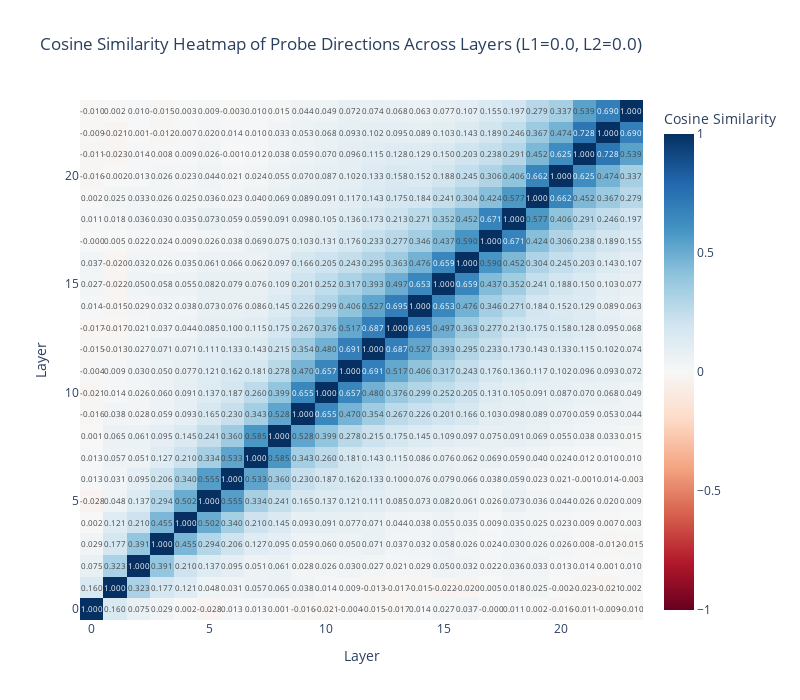

The notebook cell saved with this chart:
### Code cell
# Compute cosine similarity matrix between all layer probe directions
# Normalize each direction to unit length first
probe_directions_normalized = normalize(probe_directions, axis=1, norm='l2')

# Compute pairwise cosine similarities
# Cosine similarity = dot product of normalized vectors
cosine_sim_matrix = np.dot(probe_directions_normalized, probe_directions_normalized.T)

# Create heatmap using plotly
fig = go.Figure(data=go.Heatmap(
    z=cosine_sim_matrix,
    x=list(range(num_layers)),
    y=list(range(num_layers)),
    colorscale='RdBu',
    zmid=0,  # Center colormap at 0
    colorbar=dict(title="Cosine Similarity"),
    text=[[f"{cosine_sim_matrix[i, j]:.3f}" for j in range(num_layers)] for i in range(num_layers)],
    texttemplate="%{text}",
    textfont={"size": 8},
    hoverongaps=False
))

fig.update_layout(
    title=f"Cosine Similarity Heatmap of Probe Directions Across Layers (L1={L1_REG}, L2={L2_REG})",
    xaxis_title="Layer",
    yaxis_title="Layer",
    width=800,
    height=700
)

fig.show()

# Also create a matplotlib version (sometimes easier to read)
plt.figure(figsize=(10, 8))
sns.heatmap(
    cosine_sim_matrix,
    annot=True,
    fmt='.3f',
    cmap='RdBu_r',
    center=0,
    vmin=-1,
    vmax=1,
    xticklabels=list(range(num_layers)),
    yticklabels=list(range(num_layers)),
    cbar_kws={'label': 'Cosine Similarity'}
)
plt.title(f'Cosine Similarity Heatmap of Probe Directions Across Layers\n(L1={L1_REG}, L2={L2_REG})')
plt.xlabel('Layer')
plt.ylabel('Layer')
plt.tight_layout()
plt.show()

# Print some statistics
print("\n" + "="*70)
print("COSINE SIMILARITY STATISTICS")
print("="*70)
# Get upper triangle (excluding diagonal) for pairwise similarities
upper_triangle = cosine_sim_matrix[np.triu_indices(num_layers, k=1)]
print(f"Mean pairwise cosine similarity: {upper_triangle.mean():.4f} ± {upper_triangle.std():.4f}")
print(f"Min pairwise cosine similarity: {upper_triangle.min():.4f}")
print(f"Max pairwise cosine similarity: {upper_triangle.max():.4f}")

# Find most similar and least similar layer pairs
max_idx = np.unravel_index(np.argmax(cosine_sim_matrix + np.eye(num_layers) * -2), cosine_sim_matrix.shape)
min_idx = np.unravel_index(np.argmin(cosine_sim_matrix + np.eye(num_layers) * 2), cosine_sim_matrix.shape)
print(f"\nMost similar layers: {max_idx[0]} and {max_idx[1]} (cos sim = {cosine_sim_matrix[max_idx]:.4f})")
print(f"Least similar layers: {min_idx[0]} and {min_idx[1]} (cos sim = {cosine_sim_matrix[min_idx]:.4f})")
print("="*70)

### Figure 1 — Plotly figure (JSON) as saved in the notebook; plotly's stock layout.template omitted (floating-point values rounded to 4 significant figures; data arrays with more than 128 entries replaced by an {"elided": "..."} marker saying what was removed)
{"data": [{"colorbar": {"title": {"text": "Cosine Similarity"}}, "colorscale": [[0, "rgb(103,0,31)"], [0.1, "rgb(178,24,43)"], [0.2, "rgb(214,96,77)"], [0.3, "rgb(244,165,130)"], [0.4, "rgb(253,219,199)"], [0.5, "rgb(247,247,247)"], [0.6, "rgb(209,229,240)"], [0.7, "rgb(146,197,222)"], [0.8, "rgb(67,147,195)"], [0.9, "rgb(33,102,172)"], [1, "rgb(5,48,97)"]], "hoverongaps": false, "text": {"elided": "24x24 str values"}, "textfont": {"size": 8}, "texttemplate": "%{text}", "type": "heatmap", "x": [0, 1, 2, 3, 4, 5, 6, 7, 8, 9, 10, 11, 12, 13, 14, 15, 16, 17, 18, 19, 20, 21, 22, 23], "y": [0, 1, 2, 3, 4, 5, 6, 7, 8, 9, 10, 11, 12, 13, 14, 15, 16, 17, 18, 19, 20, 21, 22, 23], "z": {"elided": "24x24 float values"}, "zmid": 0}], "layout": {"height": 700, "title": {"text": "Cosine Similarity Heatmap of Probe Directions Across Layers (L1=0.0, L2=0.0)"}, "width": 800, "xaxis": {"title": {"text": "Layer"}}, "yaxis": {"title": {"text": "Layer"}}}}
